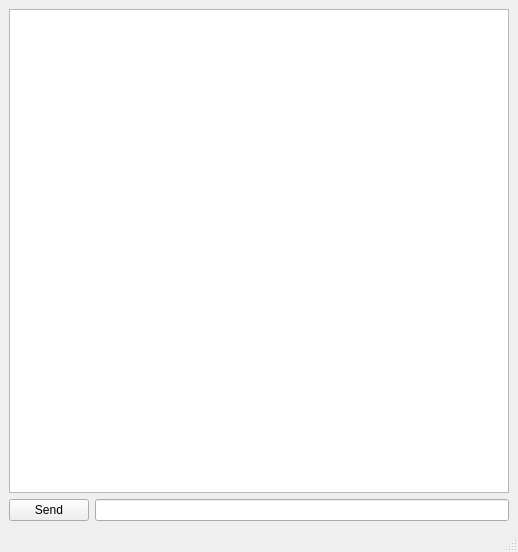
<?xml version="1.0" encoding="UTF-8"?>
<ui version="4.0">
 <class>MainWindow</class>
 <widget class="QMainWindow" name="MainWindow">
  <property name="geometry">
   <rect>
    <x>0</x>
    <y>0</y>
    <width>518</width>
    <height>552</height>
   </rect>
  </property>
  <property name="windowTitle">
   <string>MainWindow</string>
  </property>
  <widget class="QWidget" name="centralwidget">
   <layout class="QVBoxLayout" name="verticalLayout_2">
    <item>
     <layout class="QVBoxLayout" name="verticalLayout">
      <item>
       <widget class="QListWidget" name="listWidget"/>
      </item>
      <item>
       <layout class="QHBoxLayout" name="horizontalLayout">
        <item>
         <widget class="QPushButton" name="send">
          <property name="text">
           <string>Send</string>
          </property>
         </widget>
        </item>
        <item>
         <widget class="QLineEdit" name="lineEdit"/>
        </item>
       </layout>
      </item>
     </layout>
    </item>
   </layout>
  </widget>
  <widget class="QMenuBar" name="menubar">
   <property name="geometry">
    <rect>
     <x>0</x>
     <y>0</y>
     <width>518</width>
     <height>21</height>
    </rect>
   </property>
  </widget>
  <widget class="QStatusBar" name="statusbar"/>
 </widget>
 <resources/>
 <connections>
  <connection>
   <sender>send</sender>
   <signal>clicked()</signal>
   <receiver>MainWindow</receiver>
   <slot>send()</slot>
   <hints>
    <hint type="sourcelabel">
     <x>48</x>
     <y>509</y>
    </hint>
    <hint type="destinationlabel">
     <x>258</x>
     <y>275</y>
    </hint>
   </hints>
  </connection>
 </connections>
</ui>
